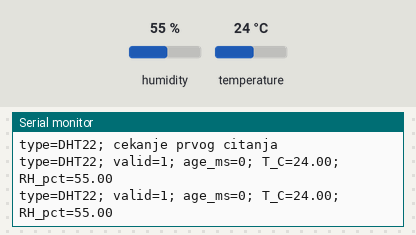
The sketch below on a simulated ESP32-S3. On the bench: the last lines printed to the serial monitor. Inputs (shaded band) come from the test bench; at power-on: humidity 55 %, temperature 24 °C.

Above: at 6.8 s.
6.9 s: humidity set to 22 %
At 10.0 s:
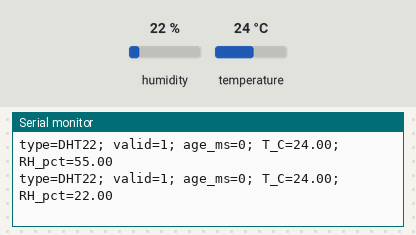
11.4 s: temperature set to 12 °C
At 13.5 s:
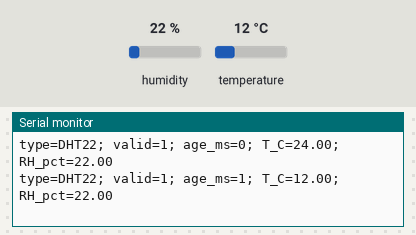
15.9 s: humidity set to 40 %
At 19.3 s:
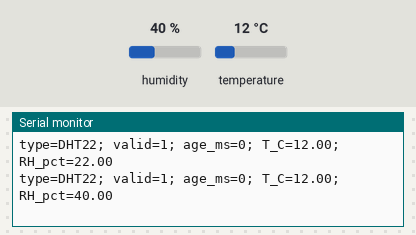
Timing chart, 0 to 20.8 s (numbered marks = the images above; inputs shaded):
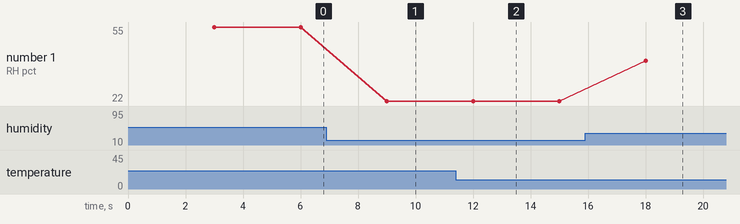

Measured:
- after the input at 6.9 s, the serial monitor: prints a new line after 2.1 s (image 1)
- after the input at 11.4 s, the serial monitor: prints a new line after 0.61 s (image 2)
- after the input at 15.9 s, the serial monitor: prints a new line after 2.1 s (image 3)
- plotted number 1: 22 → 40 after the input at 15.9 s

The sketch:

03_DHT.ino
```cpp
/*
  V1.10 - Usporedi dva temperaturna senzora
  1. Procitaj kratko ponavljanje i postupak u Wordu iz iste mape.
  2. Uredi samo postavku ili funkciju navedenu u trenutnom koraku.
  3. Spremi, Verify, Upload; Serial Monitor 115200, zatim RESET.
  4. Trazene retke i slike kopiraj u mjesta DOKAZ u istom Wordu.
  Spojeve mijenjaj bez napajanja. Servo ukljuci samo nakon pregleda nastavnika.
*/


// Dio izvornog projekta: P06_DHT.ino
/*
  ESP32-S3-CAM, kamera odspojena, bez prosirnog adaptera.
  DATA=GPIO15, pull-up 10k na 3V3, zajednicki GND.
  Za VCC=3V3 prethodno potvrdi podrsku tocne izvedbe senzora/modula.
  Serial Monitor 115200 samo prikazuje rezultate, ne prima naredbe.
  Pri promjeni fizickog senzora prvo odspoji napajanje.
*/
#include <Arduino.h>
#include <DHT.h>
#include <math.h>

// === UČENIK MIJENJA: SENSOR_TYPE mora odgovarati spojenom senzoru ===
constexpr uint8_t SENSOR_TYPE = DHT22;  // DHT11 ili DHT22
constexpr uint32_t SAMPLE_MS = 3000;
// === KRAJ UČENIČKOG DIJELA ===

constexpr uint8_t DHT_PIN = 15;
static_assert(SENSOR_TYPE == DHT11 || SENSOR_TYPE == DHT22, "SENSOR_TYPE: DHT11 ili DHT22");
static_assert(SAMPLE_MS >= 2000 && SAMPLE_MS <= 60000, "SAMPLE_MS: 2000..60000");
DHT sensor(DHT_PIN, SENSOR_TYPE);
uint32_t lastSample = 0;
uint32_t sampleFinished = 0;
bool haveAttempt = false;
bool valid = false;
float temperatureC = NAN;
float humidityPct = NAN;

void printStatus() {
  Serial.printf("type=DHT%u; ", SENSOR_TYPE);
  if (!haveAttempt) { Serial.println("cekanje prvog citanja"); return; }
  Serial.printf("valid=%u; age_ms=%lu; ", valid,
                (unsigned long)(millis() - sampleFinished));
  if (valid) Serial.printf("T_C=%.2f; RH_pct=%.2f\n", temperatureC, humidityPct);
  else Serial.println("T_C=NA; RH_pct=NA; provjeri tip, napajanje i DATA.");
}

void setup() {
  Serial.begin(115200);
  sensor.begin();
  lastSample = millis();
  Serial.printf("P06: SENSOR_TYPE=DHT%u; SAMPLE_MS=%lu\n", SENSOR_TYPE, (unsigned long)SAMPLE_MS);
  printStatus();
}

void loop() {
  const uint32_t now = millis();
  if (uint32_t(now - lastSample) >= SAMPLE_MS) {
    lastSample = now;
    humidityPct = sensor.readHumidity();
    temperatureC = sensor.readTemperature();
    valid = isfinite(temperatureC) && isfinite(humidityPct) &&
            humidityPct >= 0.0f && humidityPct <= 100.0f;
    haveAttempt = true;
    sampleFinished = millis();
    if (!valid) { temperatureC = NAN; humidityPct = NAN; }
    printStatus();
  }
}
```
